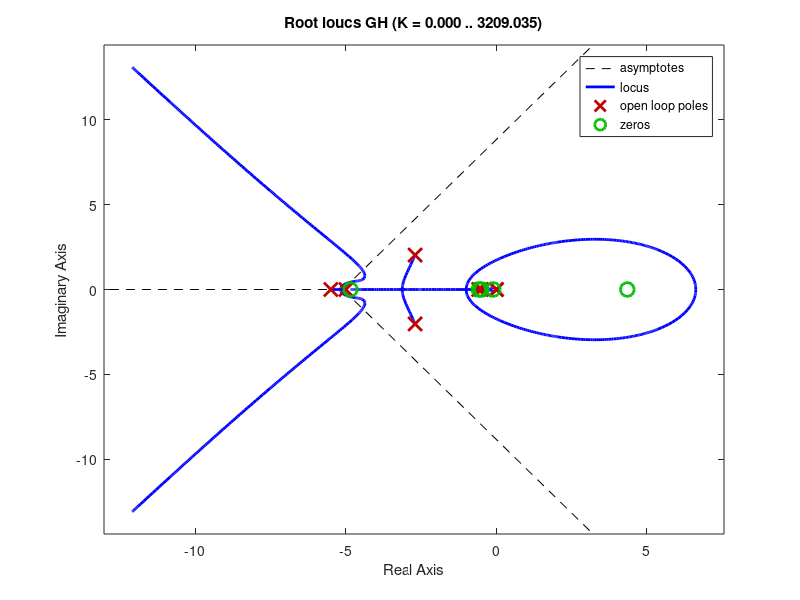
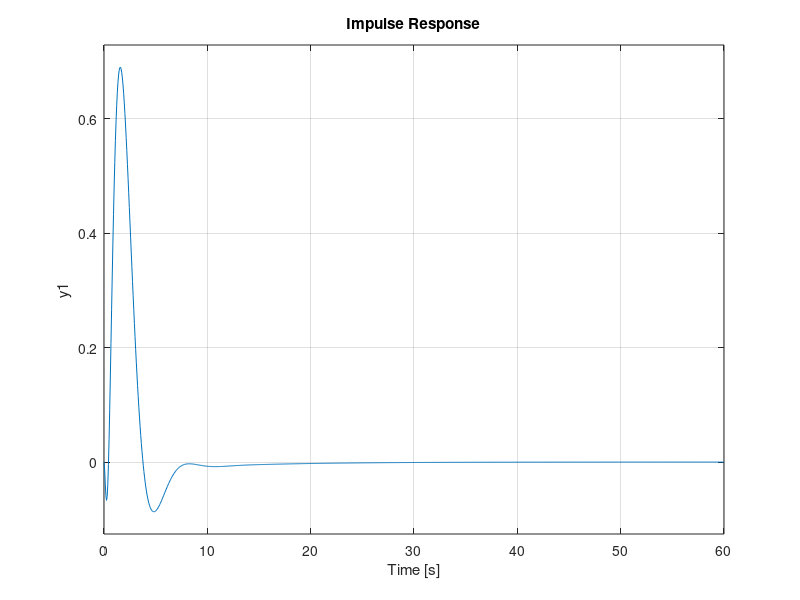

MATLAB code for these plots, in order:
clear all; close all; clc
% TF of elements
sys_coupler = 10*tf(conv([1 0.1],[1 0.5]),conv([1 0],[1 5])) % coupler
sys_pitch = 46.5*tf([1 0.585],conv([1 6 0.5*5.5],[1 5.4 11.4])) % pitch
sys_gamma = -0.0276*tf(conv([1 4.85],[1 -4.35]),[1 0.585]) % gamma/theta
u0 = 280;
sys_d = tf(u0, 57.3*[1 0]) % d/gamma
sys_Gamma = 57.3 % Gamma/d
% root locus
a = 10*46.5*0.0276*u0
G = sys_coupler*sys_pitch*sys_gamma*sys_d*sys_Gamma/a % forward
H = 1 % feedback
GH = G*H % for root locus (1+kGH=0)
rlocus(GH); grid;
% impulse response
k = 10;
cltf = feedback(k*G,H);
figure; impulse(cltf)